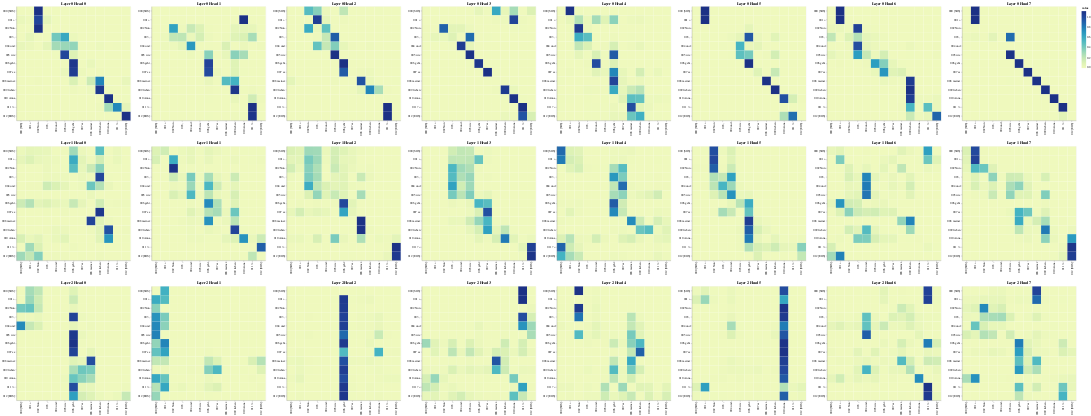

Source (notebook cell):
### Code cell
layers = [0, 1, 2]
heads = [0, 1, 2, 3, 4, 5, 6, 7]

#Encoder self-attention
get_all_attention_maps("encoder", layers, heads, encoder_input_tokens, encoder_input_tokens, min(20,sentence_len))

### Figure 1 — Vega-Lite specification as saved in the notebook (floating-point values rounded to 4 significant figures; data arrays with more than 128 entries replaced by an {"elided": "..."} marker saying what was removed)
{"config": {"view": {"continuousWidth": 300, "continuousHeight": 300}}, "vconcat": [{"hconcat": [{"data": {"name": "data-7181f18f851c5117b44d6af680247e22"}, "mark": {"type": "rect"}, "encoding": {"color": {"field": "value", "type": "quantitative"}, "tooltip": [{"field": "row", "type": "quantitative"}, {"field": "column", "type": "quantitative"}, {"field": "value", "type": "quantitative"}, {"field": "row_token", "type": "nominal"}, {"field": "col_token", "type": "nominal"}], "x": {"axis": {"title": ""}, "field": "col_token", "type": "nominal"}, "y": {"axis": {"title": ""}, "field": "row_token", "type": "nominal"}}, "height": 400, "name": "view_1", "title": "Layer 0 Head 0", "width": 400}, {"data": {"name": "data-ac0e123f68abb83ed1273a206a506d9e"}, "mark": {"type": "rect"}, "encoding": {"color": {"field": "value", "type": "quantitative"}, "tooltip": [{"field": "row", "type": "quantitative"}, {"field": "column", "type": "quantitative"}, {"field": "value", "type": "quantitative"}, {"field": "row_token", "type": "nominal"}, {"field": "col_token", "type": "nominal"}], "x": {"axis": {"title": ""}, "field": "col_token", "type": "nominal"}, "y": {"axis": {"title": ""}, "field": "row_token", "type": "nominal"}}, "height": 400, "name": "view_2", "title": "Layer 0 Head 1", "width": 400}, {"data": {"name": "data-7ed95c6625e8f27da7e7c13b03e9cc4b"}, "mark": {"type": "rect"}, "encoding": {"color": {"field": "value", "type": "quantitative"}, "tooltip": [{"field": "row", "type": "quantitative"}, {"field": "column", "type": "quantitative"}, {"field": "value", "type": "quantitative"}, {"field": "row_token", "type": "nominal"}, {"field": "col_token", "type": "nominal"}], "x": {"axis": {"title": ""}, "field": "col_token", "type": "nominal"}, "y": {"axis": {"title": ""}, "field": "row_token", "type": "nominal"}}, "height": 400, "name": "view_3", "title": "Layer 0 Head 2", "width": 400}, {"data": {"name": "data-aedc611e9950999d9954d44aac4d5f77"}, "mark": {"type": "rect"}, "encoding": {"color": {"field": "value", "type": "quantitative"}, "tooltip": [{"field": "row", "type": "quantitative"}, {"field": "column", "type": "quantitative"}, {"field": "value", "type": "quantitative"}, {"field": "row_token", "type": "nominal"}, {"field": "col_token", "type": "nominal"}], "x": {"axis": {"title": ""}, "field": "col_token", "type": "nominal"}, "y": {"axis": {"title": ""}, "field": "row_token", "type": "nominal"}}, "height": 400, "name": "view_4", "title": "Layer 0 Head 3", "width": 400}, {"data": {"name": "data-fbdff58252d49d49263b3d9c36849f57"}, "mark": {"type": "rect"}, "encoding": {"color": {"field": "value", "type": "quantitative"}, "tooltip": [{"field": "row", "type": "quantitative"}, {"field": "column", "type": "quantitative"}, {"field": "value", "type": "quantitative"}, {"field": "row_token", "type": "nominal"}, {"field": "col_token", "type": "nominal"}], "x": {"axis": {"title": ""}, "field": "col_token", "type": "nominal"}, "y": {"axis": {"title": ""}, "field": "row_token", "type": "nominal"}}, "height": 400, "name": "view_5", "title": "Layer 0 Head 4", "width": 400}, {"data": {"name": "data-611651f6d21706a0df0010c8b591de3c"}, "mark": {"type": "rect"}, "encoding": {"color": {"field": "value", "type": "quantitative"}, "tooltip": [{"field": "row", "type": "quantitative"}, {"field": "column", "type": "quantitative"}, {"field": "value", "type": "quantitative"}, {"field": "row_token", "type": "nominal"}, {"field": "col_token", "type": "nominal"}], "x": {"axis": {"title": ""}, "field": "col_token", "type": "nominal"}, "y": {"axis": {"title": ""}, "field": "row_token", "type": "nominal"}}, "height": 400, "name": "view_6", "title": "Layer 0 Head 5", "width": 400}, {"data": {"name": "data-b0c199a29ee3fe65889b1f4c266bf4e2"}, "mark": {"type": "rect"}, "encoding": {"color": {"field": "value", "type": "quantitative"}, "tooltip": [{"field": "row", "type": "quantitative"}, {"field": "column", "type": "quantitative"}, {"field": "value", "type": "quantitative"}, {"field": "row_token", "type": "nominal"}, {"field": "col_token", "type": "nominal"}], "x": {"axis": {"title": ""}, "field": "col_token", "type": "nominal"}, "y": {"axis": {"title": ""}, "field": "row_token", "type": "nominal"}}, "height": 400, "name": "view_7", "title": "Layer 0 Head 6", "width": 400}, {"data": {"name": "data-f7e1f71a43b2e0546040f8b38db861dc"}, "mark": {"type": "rect"}, "encoding": {"color": {"field": "value", "type": "quantitative"}, "tooltip": [{"field": "row", "type": "quantitative"}, {"field": "column", "type": "quantitative"}, {"field": "value", "type": "quantitative"}, {"field": "row_token", "type": "nominal"}, {"field": "col_token", "type": "nominal"}], "x": {"axis": {"title": ""}, "field": "col_token", "type": "nominal"}, "y": {"axis": {"title": ""}, "field": "row_token", "type": "nominal"}}, "height": 400, "name": "view_8", "title": "Layer 0 Head 7", "width": 400}]}, {"hconcat": [{"data": {"name": "data-08db42e8727fe0ead8c7d0b1a011a7e2"}, "mark": {"type": "rect"}, "encoding": {"color": {"field": "value", "type": "quantitative"}, "tooltip": [{"field": "row", "type": "quantitative"}, {"field": "column", "type": "quantitative"}, {"field": "value", "type": "quantitative"}, {"field": "row_token", "type": "nominal"}, {"field": "col_token", "type": "nominal"}], "x": {"axis": {"title": ""}, "field": "col_token", "type": "nominal"}, "y": {"axis": {"title": ""}, "field": "row_token", "type": "nominal"}}, "height": 400, "name": "view_9", "title": "Layer 1 Head 0", "width": 400}, {"data": {"name": "data-737c8db4f5620d849ed274d493f0a536"}, "mark": {"type": "rect"}, "encoding": {"color": {"field": "value", "type": "quantitative"}, "tooltip": [{"field": "row", "type": "quantitative"}, {"field": "column", "type": "quantitative"}, {"field": "value", "type": "quantitative"}, {"field": "row_token", "type": "nominal"}, {"field": "col_token", "type": "nominal"}], "x": {"axis": {"title": ""}, "field": "col_token", "type": "nominal"}, "y": {"axis": {"title": ""}, "field": "row_token", "type": "nominal"}}, "height": 400, "name": "view_10", "title": "Layer 1 Head 1", "width": 400}, {"data": {"name": "data-0ad81be9e46118c08e70e044070b0e45"}, "mark": {"type": "rect"}, "encoding": {"color": {"field": "value", "type": "quantitative"}, "tooltip": [{"field": "row", "type": "quantitative"}, {"field": "column", "type": "quantitative"}, {"field": "value", "type": "quantitative"}, {"field": "row_token", "type": "nominal"}, {"field": "col_token", "type": "nominal"}], "x": {"axis": {"title": ""}, "field": "col_token", "type": "nominal"}, "y": {"axis": {"title": ""}, "field": "row_token", "type": "nominal"}}, "height": 400, "name": "view_11", "title": "Layer 1 Head 2", "width": 400}, {"data": {"name": "data-637c5449c3fda8d79863bb8337cfa2dc"}, "mark": {"type": "rect"}, "encoding": {"color": {"field": "value", "type": "quantitative"}, "tooltip": [{"field": "row", "type": "quantitative"}, {"field": "column", "type": "quantitative"}, {"field": "value", "type": "quantitative"}, {"field": "row_token", "type": "nominal"}, {"field": "col_token", "type": "nominal"}], "x": {"axis": {"title": ""}, "field": "col_token", "type": "nominal"}, "y": {"axis": {"title": ""}, "field": "row_token", "type": "nominal"}}, "height": 400, "name": "view_12", "title": "Layer 1 Head 3", "width": 400}, {"data": {"name": "data-e72d2db70f281c2bd0d2765a524f2c24"}, "mark": {"type": "rect"}, "encoding": {"color": {"field": "value", "type": "quantitative"}, "tooltip": [{"field": "row", "type": "quantitative"}, {"field": "column", "type": "quantitative"}, {"field": "value", "type": "quantitative"}, {"field": "row_token", "type": "nominal"}, {"field": "col_token", "type": "nominal"}], "x": {"axis": {"title": ""}, "field": "col_token", "type": "nominal"}, "y": {"axis": {"title": ""}, "field": "row_token", "type": "nominal"}}, "height": 400, "name": "view_13", "title": "Layer 1 Head 4", "width": 400}, {"data": {"name": "data-ddf3b111ee2365a9f152d32ed7a7fcbe"}, "mark": {"type": "rect"}, "encoding": {"color": {"field": "value", "type": "quantitative"}, "tooltip": [{"field": "row", "type": "quantitative"}, {"field": "column", "type": "quantitative"}, {"field": "value", "type": "quantitative"}, {"field": "row_token", "type": "nominal"}, {"field": "col_token", "type": "nominal"}], "x": {"axis": {"title": ""}, "field": "col_token", "type": "nominal"}, "y": {"axis": {"title": ""}, "field": "row_token", "type": "nominal"}}, "height": 400, "name": "view_14", "title": "Layer 1 Head 5", "width": 400}, {"data": {"name": "data-6a60754afd2d6f2150e508ae1fec028a"}, "mark": {"type": "rect"}, "encoding": {"color": {"field": "value", "type": "quantitative"}, "tooltip": [{"field": "row", "type": "quantitative"}, {"field": "column", "type": "quantitative"}, {"field": "value", "type": "quantitative"}, {"field": "row_token", "type": "nominal"}, {"field": "col_token", "type": "nominal"}], "x": {"axis": {"title": ""}, "field": "col_token", "type": "nominal"}, "y": {"axis": {"title": ""}, "field": "row_token", "type": "nominal"}}, "height": 400, "name": "view_15", "title": "Layer 1 Head 6", "width": 400}, {"data": {"name": "data-ec748f1a34944f96db3e5ecb03b1ebdb"}, "mark": {"type": "rect"}, "encoding": {"color": {"field": "value", "type": "quantitative"}, "tooltip": [{"field": "row", "type": "quantitative"}, {"field": "column", "type": "quantitative"}, {"field": "value", "type": "quantitative"}, {"field": "row_token", "type": "nominal"}, {"field": "col_token", "type": "nominal"}], "x": {"axis": {"title": ""}, "field": "col_token", "type": "nominal"}, "y": {"axis": {"title": ""}, "field": "row_token", "type": "nominal"}}, "height": 400, "name": "view_16", "title": "Layer 1 Head 7", "width": 400}]}, {"hconcat": [{"data": {"name": "data-640575049f21ea5e84f7decbe9f9dca8"}, "mark": {"type": "rect"}, "encoding": {"color": {"field": "value", "type": "quantitative"}, "tooltip": [{"field": "row", "type": "quantitative"}, {"field": "column", "type": "quantitative"}, {"field": "value", "type": "quantitative"}, {"field": "row_token", "type": "nominal"}, {"field": "col_token", "type": "nominal"}], "x": {"axis": {"title": ""}, "field": "col_token", "type": "nominal"}, "y": {"axis": {"title": ""}, "field": "row_token", "type": "nominal"}}, "height": 400, "name": "view_17", "title": "Layer 2 Head 0", "width": 400}, {"data": {"name": "data-e43e5b68d9d4b91519e91b4884efab01"}, "mark": {"type": "rect"}, "encoding": {"color": {"field": "value", "type": "quantitative"}, "tooltip": [{"field": "row", "type": "quantitative"}, {"field": "column", "type": "quantitative"}, {"field": "value", "type": "quantitative"}, {"field": "row_token", "type": "nominal"}, {"field": "col_token", "type": "nominal"}], "x": {"axis": {"title": ""}, "field": "col_token", "type": "nominal"}, "y": {"axis": {"title": ""}, "field": "row_token", "type": "nominal"}}, "height": 400, "name": "view_18", "title": "Layer 2 Head 1", "width": 400}, {"data": {"name": "data-4497223a81b164978f407e1f49aebbc5"}, "mark": {"type": "rect"}, "encoding": {"color": {"field": "value", "type": "quantitative"}, "tooltip": [{"field": "row", "type": "quantitative"}, {"field": "column", "type": "quantitative"}, {"field": "value", "type": "quantitative"}, {"field": "row_token", "type": "nominal"}, {"field": "col_token", "type": "nominal"}], "x": {"axis": {"title": ""}, "field": "col_token", "type": "nominal"}, "y": {"axis": {"title": ""}, "field": "row_token", "type": "nominal"}}, "height": 400, "name": "view_19", "title": "Layer 2 Head 2", "width": 400}, {"data": {"name": "data-edc995f7306f44f145b5c551e3596109"}, "mark": {"type": "rect"}, "encoding": {"color": {"field": "value", "type": "quantitative"}, "tooltip": [{"field": "row", "type": "quantitative"}, {"field": "column", "type": "quantitative"}, {"field": "value", "type": "quantitative"}, {"field": "row_token", "type": "nominal"}, {"field": "col_token", "type": "nominal"}], "x": {"axis": {"title": ""}, "field": "col_token", "type": "nominal"}, "y": {"axis": {"title": ""}, "field": "row_token", "type": "nominal"}}, "height": 400, "name": "view_20", "title": "Layer 2 Head 3", "width": 400}, {"data": {"name": "data-69a2a38724af7f904413bf7244c1e154"}, "mark": {"type": "rect"}, "encoding": {"color": {"field": "value", "type": "quantitative"}, "tooltip": [{"field": "row", "type": "quantitative"}, {"field": "column", "type": "quantitative"}, {"field": "value", "type": "quantitative"}, {"field": "row_token", "type": "nominal"}, {"field": "col_token", "type": "nominal"}], "x": {"axis": {"title": ""}, "field": "col_token", "type": "nominal"}, "y": {"axis": {"title": ""}, "field": "row_token", "type": "nominal"}}, "height": 400, "name": "view_21", "title": "Layer 2 Head 4", "width": 400}, {"data": {"name": "data-4c7a9ee590951f4b66cd1bb425ba06c2"}, "mark": {"type": "rect"}, "encoding": {"color": {"field": "value", "type": "quantitative"}, "tooltip": [{"field": "row", "type": "quantitative"}, {"field": "column", "type": "quantitative"}, {"field": "value", "type": "quantitative"}, {"field": "row_token", "type": "nominal"}, {"field": "col_token", "type": "nominal"}], "x": {"axis": {"title": ""}, "field": "col_token", "type": "nominal"}, "y": {"axis": {"title": ""}, "field": "row_token", "type": "nominal"}}, "height": 400, "name": "view_22", "title": "Layer 2 Head 5", "width": 400}, {"data": {"name": "data-6d5461c2362579242efc21743c047fc0"}, "mark": {"type": "rect"}, "encoding": {"color": {"field": "value", "type": "quantitative"}, "tooltip": [{"field": "row", "type": "quantitative"}, {"field": "column", "type": "quantitative"}, {"field": "value", "type": "quantitative"}, {"field": "row_token", "type": "nominal"}, {"field": "col_token", "type": "nominal"}], "x": {"axis": {"title": ""}, "field": "col_token", "type": "nominal"}, "y": {"axis": {"title": ""}, "field": "row_token", "type": "nominal"}}, "height": 400, "name": "view_23", "title": "Layer 2 Head 6", "width": 400}, {"data": {"name": "data-1269f6da0d5251c00444a97a77118f78"}, "mark": {"type": "rect"}, "encoding": {"color": {"field": "value", "type": "quantitative"}, "tooltip": [{"field": "row", "type": "quantitative"}, {"field": "column", "type": "quantitative"}, {"field": "value", "type": "quantitative"}, {"field": "row_token", "type": "nominal"}, {"field": "col_token", "type": "nominal"}], "x": {"axis": {"title": ""}, "field": "col_token", "type": "nominal"}, "y": {"axis": {"title": ""}, "field": "row_token", "type": "nominal"}}, "height": 400, "name": "view_24", "title": "Layer 2 Head 7", "width": 400}]}], "params": [{"name": "param_1", "select": {"type": "interval", "encodings": ["x", "y"]}, "bind": "scales", "views": ["view_1"]}, {"name": "param_2", "select": {"type": "interval", "encodings": ["x", "y"]}, "bind": "scales", "views": ["view_2"]}, {"name": "param_3", "select": {"type": "interval", "encodings": ["x", "y"]}, "bind": "scales", "views": ["view_3"]}, {"name": "param_4", "select": {"type": "interval", "encodings": ["x", "y"]}, "bind": "scales", "views": ["view_4"]}, {"name": "param_5", "select": {"type": "interval", "encodings": ["x", "y"]}, "bind": "scales", "views": ["view_5"]}, {"name": "param_6", "select": {"type": "interval", "encodings": ["x", "y"]}, "bind": "scales", "views": ["view_6"]}, {"name": "param_7", "select": {"type": "interval", "encodings": ["x", "y"]}, "bind": "scales", "views": ["view_7"]}, {"name": "param_8", "select": {"type": "interval", "encodings": ["x", "y"]}, "bind": "scales", "views": ["view_8"]}, {"name": "param_9", "select": {"type": "interval", "encodings": ["x", "y"]}, "bind": "scales", "views": ["view_9"]}, {"name": "param_10", "select": {"type": "interval", "encodings": ["x", "y"]}, "bind": "scales", "views": ["view_10"]}, {"name": "param_11", "select": {"type": "interval", "encodings": ["x", "y"]}, "bind": "scales", "views": ["view_11"]}, {"name": "param_12", "select": {"type": "interval", "encodings": ["x", "y"]}, "bind": "scales", "views": ["view_12"]}, {"name": "param_13", "select": {"type": "interval", "encodings": ["x", "y"]}, "bind": "scales", "views": ["view_13"]}, {"name": "param_14", "select": {"type": "interval", "encodings": ["x", "y"]}, "bind": "scales", "views": ["view_14"]}, {"name": "param_15", "select": {"type": "interval", "encodings": ["x", "y"]}, "bind": "scales", "views": ["view_15"]}, {"name": "param_16", "select": {"type": "interval", "encodings": ["x", "y"]}, "bind": "scales", "views": ["view_16"]}, {"name": "param_17", "select": {"type": "interval", "encodings": ["x", "y"]}, "bind": "scales", "views": ["view_17"]}, {"name": "param_18", "select": {"type": "interval", "encodings": ["x", "y"]}, "bind": "scales", "views": ["view_18"]}, {"name": "param_19", "select": {"type": "interval", "encodings": ["x", "y"]}, "bind": "scales", "views": ["view_19"]}, {"name": "param_20", "select": {"type": "interval", "encodings": ["x", "y"]}, "bind": "scales", "views": ["view_20"]}, {"name": "param_21", "select": {"type": "interval", "encodings": ["x", "y"]}, "bind": "scales", "views": ["view_21"]}, {"name": "param_22", "select": {"type": "interval", "encodings": ["x", "y"]}, "bind": "scales", "views": ["view_22"]}, {"name": "param_23", "select": {"type": "interval", "encodings": ["x", "y"]}, "bind": "scales", "views": ["view_23"]}, {"name": "param_24", "select": {"type": "interval", "encodings": ["x", "y"]}, "bind": "scales", "views": ["view_24"]}], "$schema": "https://vega.github.io/schema/vega-lite/v5.20.1.json", "datasets": {"data-7181f18f851c5117b44d6af680247e22": {"elided": "169 records"}, "data-ac0e123f68abb83ed1273a206a506d9e": {"elided": "169 records"}, "data-7ed95c6625e8f27da7e7c13b03e9cc4b": {"elided": "169 records"}, "data-aedc611e9950999d9954d44aac4d5f77": {"elided": "169 records"}, "data-fbdff58252d49d49263b3d9c36849f57": {"elided": "169 records"}, "data-611651f6d21706a0df0010c8b591de3c": {"elided": "169 records"}, "data-b0c199a29ee3fe65889b1f4c266bf4e2": {"elided": "169 records"}, "data-f7e1f71a43b2e0546040f8b38db861dc": {"elided": "169 records"}, "data-08db42e8727fe0ead8c7d0b1a011a7e2": {"elided": "169 records"}, "data-737c8db4f5620d849ed274d493f0a536": {"elided": "169 records"}, "data-0ad81be9e46118c08e70e044070b0e45": {"elided": "169 records"}, "data-637c5449c3fda8d79863bb8337cfa2dc": {"elided": "169 records"}, "data-e72d2db70f281c2bd0d2765a524f2c24": {"elided": "169 records"}, "data-ddf3b111ee2365a9f152d32ed7a7fcbe": {"elided": "169 records"}, "data-6a60754afd2d6f2150e508ae1fec028a": {"elided": "169 records"}, "data-ec748f1a34944f96db3e5ecb03b1ebdb": {"elided": "169 records"}, "data-640575049f21ea5e84f7decbe9f9dca8": {"elided": "169 records"}, "data-e43e5b68d9d4b91519e91b4884efab01": {"elided": "169 records"}, "data-4497223a81b164978f407e1f49aebbc5": {"elided": "169 records"}, "data-edc995f7306f44f145b5c551e3596109": {"elided": "169 records"}, "data-69a2a38724af7f904413bf7244c1e154": {"elided": "169 records"}, "data-4c7a9ee590951f4b66cd1bb425ba06c2": {"elided": "169 records"}, "data-6d5461c2362579242efc21743c047fc0": {"elided": "169 records"}, "data-1269f6da0d5251c00444a97a77118f78": {"elided": "169 records"}}}
